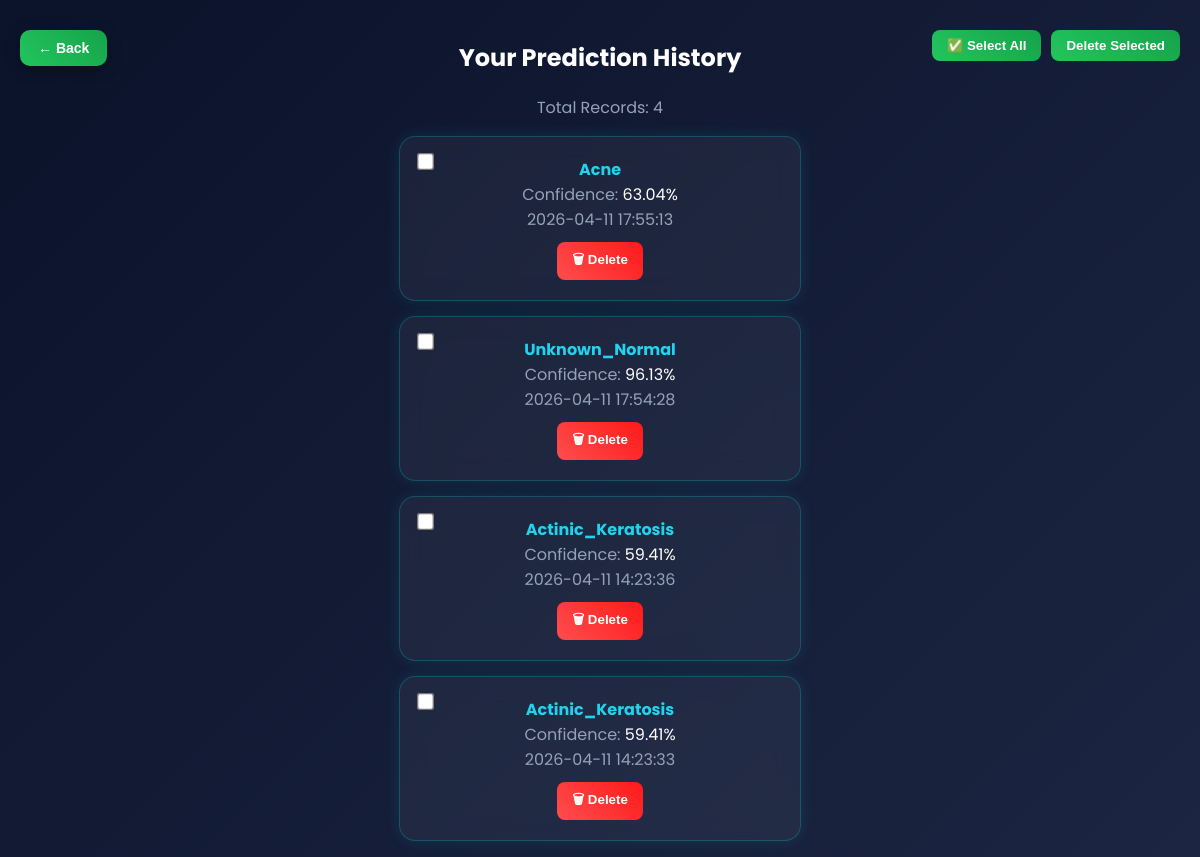
/history (signed in), run on an earlier commit of the app's database.
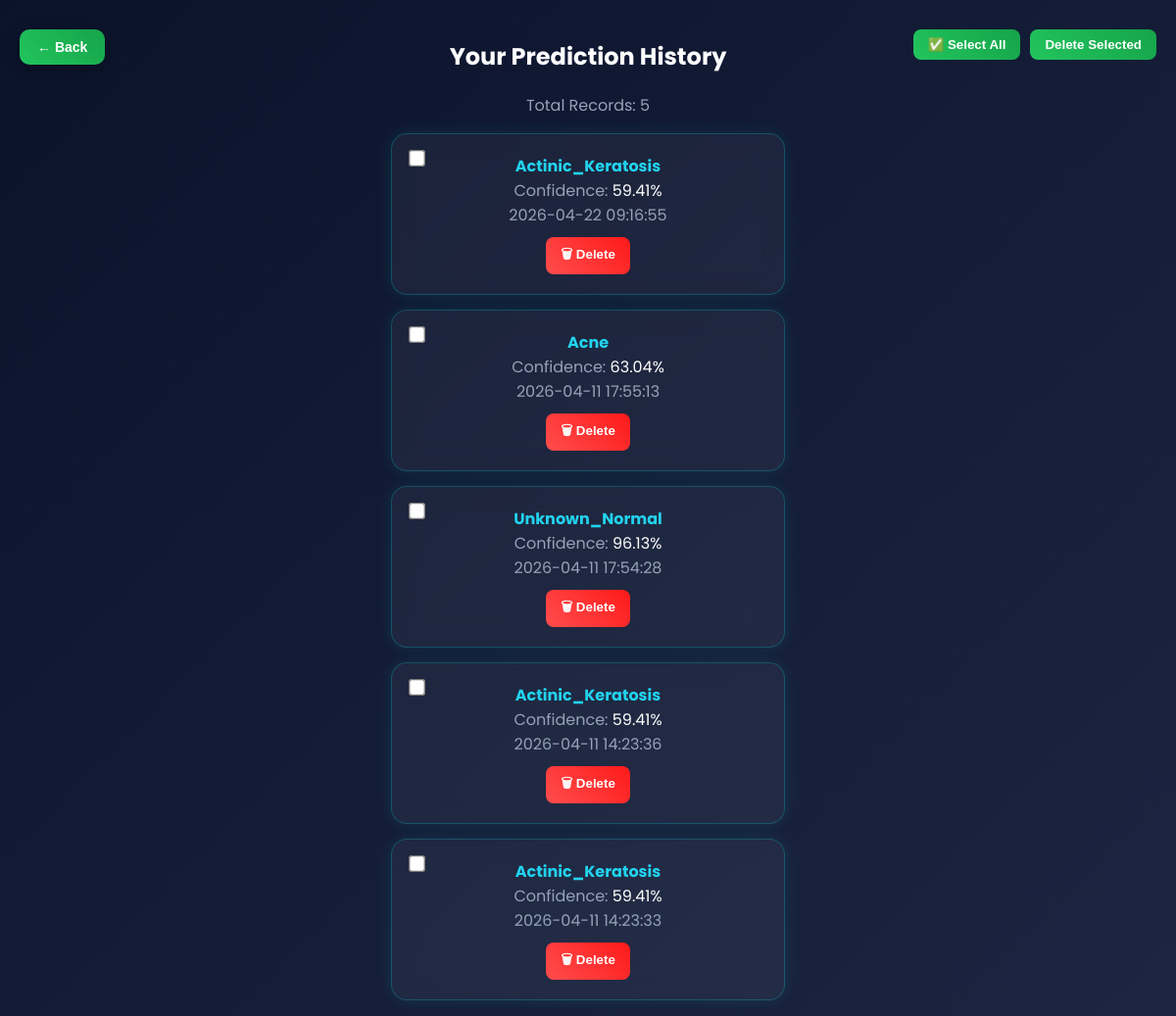
And on a later commit of the database.
### tables this page shows
CREATE TABLE history (
    id INTEGER PRIMARY KEY AUTOINCREMENT,
    user_id INTEGER,
    disease TEXT,
    confidence REAL,
    date TIMESTAMP DEFAULT CURRENT_TIMESTAMP,
    hidden INTEGER DEFAULT 0
);

### app.py (the view)
@app.route('/history')
def history():
    user_id = session.get('user_id') or 1
    user_email = session.get('user_email')
    if user_email == "admin@gmail.com":
        c.execute("SELECT * FROM history ORDER BY date DESC")
    else:
        c.execute("SELECT * FROM history WHERE user_id=? AND hidden=0 ORDER BY date DESC", (user_id,))
    data = c.fetchall()
    return render_template('history.html', history=data)

### templates/history.html (shortened to what this page needs)
<!DOCTYPE html>
<html>
<head>
</head>
<body>
<div class="container">
<h2> Your Prediction History</h2>
{% if history and history|length > 0 %}
<div class="count">Total Records: {{ history|length }}</div>
<div class="bulk-actions">
    <button onclick="selectAll()">✅ Select All</button>
    <button onclick="deleteSelected()"> Delete Selected</button>
</div>
<ul>
{% for item in history %}
<li>
<input type="checkbox" class="select-item" value="{{ item[0] }}">
 <b>{{ item[2] }}</b><br>
 <span class="label">Confidence:</span> {{ item[3] }}%<br>
 <span class="label">{{ item[4] }}</span><br>
<form method="POST" action="/delete_history/{{ item[0] }}">
    <button class="delete-btn">🗑 Delete</button>
</form>
</li>
{% endfor %}
</ul>
{% else %}
<div class="empty">
     No History Yet<br>
</div>
{% endif %}
<button class="back-btn" onclick="goBack()">← Back</button>
</div>
</body>
</html>

### templates/history.html (style rules this page uses)
body { font-family:Poppins; background:linear-gradient(135deg,#0b132b,#1c2541); color:white; margin:0; }
.container { margin-top:40px; text-align:center; }
.count { color:#94a3b8; margin-bottom:10px; }
ul { list-style:none; padding:0; }
li { position: relative; background: rgba(255,255,255,0.05); backdrop-filter: blur(12px); border: 1px solid rgba(0,255,255,0.2); margin:15px auto; padding:20px; width:360px; border-radius:16px; box-shadow: 0 0 15px rgba(0,255,255,0.1); transition:0.3s; animation: fadeIn 0.4s ease; }
.select-item { position:absolute; top:15px; left:15px; transform: scale(1.3); cursor:pointer; }
li b { color:#22d3ee; }
.label { color:#94a3b8; }
button { margin-top:10px; padding:8px 15px; border:none; border-radius:8px; cursor:pointer; }
.back-btn { position: fixed; top: 20px; left: 20px; background: linear-gradient(45deg,#22c55e,#16a34a) !important; color: white !important; padding: 10px 18px; border-radius: 10px; border: none; font-size: 14px; font-weight: bold; cursor: pointer; z-index: 9999; box-shadow: 0 4px 15px rgba(0,0,0,0.3); transition: all 0.3s ease; }
.delete-btn { background: linear-gradient(45deg,#ff4d4d,#ff1a1a); color:white; font-weight:bold; }
.bulk-actions { position: fixed; top: 20px; right: 20px; display: flex; gap: 10px; }
.bulk-actions button { background: linear-gradient(45deg,#22c55e,#16a34a); color:white; font-weight: bold; }

What changed in the data, as far as the page shows it:
added history: disease "Actinic_Keratosis", confidence "59.41", date "2026-04-22 09:16:55"
Also different on the page:
{{ history|length }}: "4" → "5"
